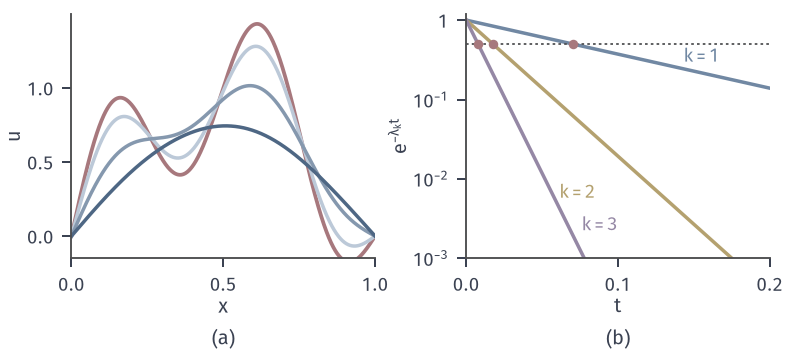

Write Python code to recreate this figure.
from pathlib import Path
import sys
HERE = Path(__file__).resolve().parent
sys.path.insert(0, str(HERE.parent/"heat-common"))
from heat_fig import *
# Two-mode solution and exponential decay of mode amplitudes.
fig, axes = figure(width_mm=112, height_mm=50, ncols=2)
panel(fig, left=.09, wspace=.3, bottom=.27)
ax = axes[0]; ts = [.002, .008, .03]; cc = shades(3)
u = lambda t: np.exp(-pi**2*t)*np.sin(pi*X)+.5*np.exp(-16*pi**2*t)*np.sin(4*pi*X)
ax.plot(X, u(0), color=RED, lw=1.5)
for t, c in zip(ts, cc): ax.plot(X, u(t), color=c, lw=1.4)
ax.set_xlim(0, 1); ax.set_ylim(-.15, 1.5); ax.set_xticks([0, .5, 1]); ax.set_yticks([0, .5, 1]); axlab(ax, yl='$u$')
ax = axes[1]; T = np.linspace(0, .2, 200)
for k, c in zip((1, 2, 3), (BLUE, YELLOW, PURPLE)):
    ax.semilogy(T, np.exp(-(k*pi)**2*T), color=c, lw=1.4)
    th = np.log(2)/(k*pi)**2; dot(ax, th, .5, RED, ms=3.8)
lab(ax, .155, np.exp(-pi**2*.155)*1.35, '$k=1$', BLUE, ha='center'); lab(ax, .085, np.exp(-4*pi**2*.085)*.25, '$k=2$', YELLOW, ha='right', va='top'); lab(ax, .076, 2.2e-3, '$k=3$', PURPLE, ha='left')
ax.axhline(.5, color=STROKE, lw=.7, ls=DOT)
ax.set_xlim(0, .2); ax.set_ylim(1e-3, 1.2); ax.set_xticks([0, .1, .2]); ax.minorticks_off(); ax.set_yticks([1, 1e-1, 1e-2, 1e-3]); ax.set_yticklabels(['1', '$10^{-1}$', '$10^{-2}$', '$10^{-3}$']); axlab(ax, '$t$', r'$\mathrm{e}^{-\lambda_k t}$')
tags(fig, axes)
save(fig, HERE, 'figure', {'half-lives': [float(np.log(2)/(k*pi)**2) for k in (1, 2, 3)]})
